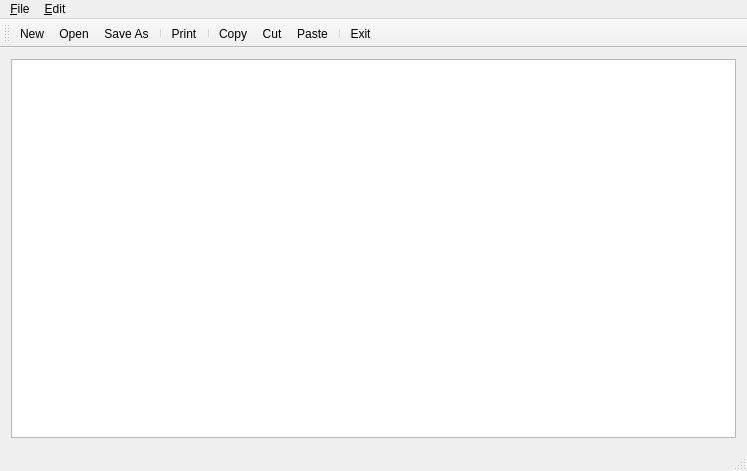
<?xml version="1.0" encoding="UTF-8"?>
<ui version="4.0">
 <class>MainWindow</class>
 <widget class="QMainWindow" name="MainWindow">
  <property name="geometry">
   <rect>
    <x>0</x>
    <y>0</y>
    <width>747</width>
    <height>471</height>
   </rect>
  </property>
  <property name="windowTitle">
   <string>MainWindow</string>
  </property>
  <property name="toolButtonStyle">
   <enum>Qt::ToolButtonTextUnderIcon</enum>
  </property>
  <widget class="QWidget" name="centralWidget">
   <layout class="QVBoxLayout" name="verticalLayout">
    <item>
     <widget class="QTextEdit" name="textEdit"/>
    </item>
   </layout>
  </widget>
  <widget class="QMenuBar" name="menuBar">
   <property name="geometry">
    <rect>
     <x>0</x>
     <y>0</y>
     <width>747</width>
     <height>25</height>
    </rect>
   </property>
   <widget class="QMenu" name="menu_File">
    <property name="title">
     <string>&amp;File</string>
    </property>
    <addaction name="action_New"/>
    <addaction name="action_Open"/>
    <addaction name="action_Save_As"/>
    <addaction name="separator"/>
    <addaction name="actionPrint"/>
    <addaction name="separator"/>
    <addaction name="action_Exit"/>
   </widget>
   <widget class="QMenu" name="menu_Edit">
    <property name="title">
     <string>&amp;Edit</string>
    </property>
    <addaction name="action_Copy"/>
    <addaction name="actionC_ut"/>
    <addaction name="action_Paste"/>
   </widget>
   <addaction name="menu_File"/>
   <addaction name="menu_Edit"/>
  </widget>
  <widget class="QToolBar" name="mainToolBar">
   <property name="iconSize">
    <size>
     <width>32</width>
     <height>32</height>
    </size>
   </property>
   <property name="toolButtonStyle">
    <enum>Qt::ToolButtonTextUnderIcon</enum>
   </property>
   <attribute name="toolBarArea">
    <enum>TopToolBarArea</enum>
   </attribute>
   <attribute name="toolBarBreak">
    <bool>false</bool>
   </attribute>
   <addaction name="action_New"/>
   <addaction name="action_Open"/>
   <addaction name="action_Save_As"/>
   <addaction name="separator"/>
   <addaction name="actionPrint"/>
   <addaction name="separator"/>
   <addaction name="action_Copy"/>
   <addaction name="actionC_ut"/>
   <addaction name="action_Paste"/>
   <addaction name="separator"/>
   <addaction name="action_Exit"/>
  </widget>
  <widget class="QStatusBar" name="statusBar"/>
  <action name="action_New">
   <property name="icon">
    <iconset resource="Res.qrc">
     <normaloff>:/Icons/new.png</normaloff>:/Icons/new.png</iconset>
   </property>
   <property name="text">
    <string>&amp;New</string>
   </property>
   <property name="toolTip">
    <string>Create New File</string>
   </property>
  </action>
  <action name="action_Open">
   <property name="icon">
    <iconset resource="Res.qrc">
     <normaloff>:/Icons/open.png</normaloff>:/Icons/open.png</iconset>
   </property>
   <property name="text">
    <string>&amp;Open</string>
   </property>
   <property name="toolTip">
    <string>Open File</string>
   </property>
  </action>
  <action name="action_Save_As">
   <property name="icon">
    <iconset resource="Res.qrc">
     <normaloff>:/Icons/save.png</normaloff>:/Icons/save.png</iconset>
   </property>
   <property name="text">
    <string>&amp;Save As</string>
   </property>
   <property name="toolTip">
    <string>Save File As</string>
   </property>
  </action>
  <action name="actionPrint">
   <property name="icon">
    <iconset resource="Res.qrc">
     <normaloff>:/Icons/print.png</normaloff>:/Icons/print.png</iconset>
   </property>
   <property name="text">
    <string>Print</string>
   </property>
   <property name="toolTip">
    <string>Print Current File</string>
   </property>
  </action>
  <action name="action_Exit">
   <property name="icon">
    <iconset resource="Res.qrc">
     <normaloff>:/Icons/exit.png</normaloff>:/Icons/exit.png</iconset>
   </property>
   <property name="text">
    <string>&amp;Exit</string>
   </property>
   <property name="toolTip">
    <string>Exit Application</string>
   </property>
  </action>
  <action name="action_Copy">
   <property name="icon">
    <iconset resource="Res.qrc">
     <normaloff>:/Icons/copy.png</normaloff>:/Icons/copy.png</iconset>
   </property>
   <property name="text">
    <string>&amp;Copy</string>
   </property>
   <property name="toolTip">
    <string>Copy Seletcted Text</string>
   </property>
  </action>
  <action name="actionC_ut">
   <property name="icon">
    <iconset resource="Res.qrc">
     <normaloff>:/Icons/cut.png</normaloff>:/Icons/cut.png</iconset>
   </property>
   <property name="text">
    <string>C&amp;ut</string>
   </property>
   <property name="toolTip">
    <string>Cut Selected Text</string>
   </property>
  </action>
  <action name="action_Paste">
   <property name="icon">
    <iconset resource="Res.qrc">
     <normaloff>:/Icons/paste.png</normaloff>:/Icons/paste.png</iconset>
   </property>
   <property name="text">
    <string>&amp;Paste</string>
   </property>
  </action>
 </widget>
 <layoutdefault spacing="6" margin="11"/>
 <resources>
  <include location="Res.qrc"/>
 </resources>
 <connections/>
</ui>
